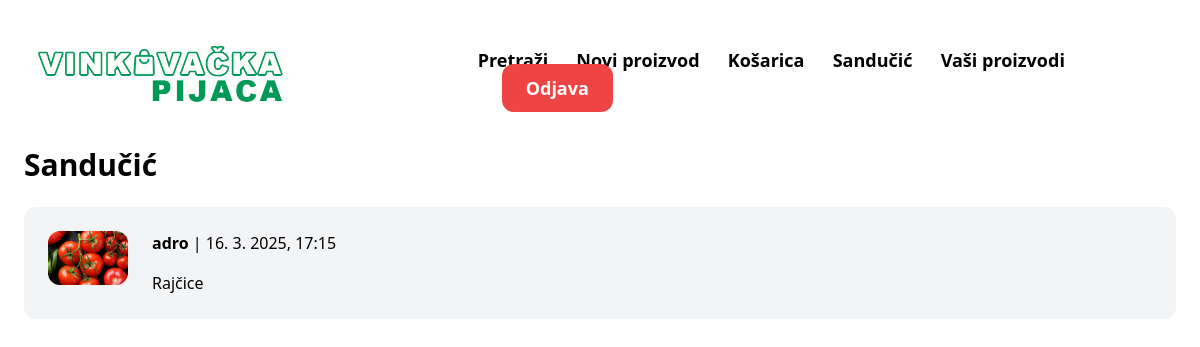
/inbox/ (signed in), run on the app's committed database.
### conversation/models.py (models this page shows)
class Conversation(models.Model):
    item = models.ForeignKey(Item, related_name='conversations', on_delete=models.CASCADE)
    members = models.ManyToManyField(User, related_name='conversations')
    created_at = models.DateTimeField(auto_now_add=True)
    modified_at = models.DateTimeField(auto_now=True)
    class Meta:
        ordering = ('-modified_at',)

### item/models.py (models this page shows, shortened)
class Item(models.Model):
    category = models.ForeignKey(Category, related_name='items', on_delete=models.CASCADE)
    title = models.CharField(max_length=255)
    description = models.TextField(blank=True, null=True)
    price = models.FloatField()
    image = models.ImageField(upload_to='item_images', blank=True, null=True)
    created_at = models.DateTimeField(auto_now_add=True)
    created_by = models.ForeignKey(User, related_name='items', on_delete=models.CASCADE)

### conversation/views.py (the view)
# urls.py: path('', views.inbox, name='inbox'),
@login_required
def inbox(request):
    conversations = Conversation.objects.filter(members__in=[request.user.id])
    context = {
        'conversations': conversations
    }
    return render(request, 'conversation/inbox.html', context)

### conversation/templates/conversation/inbox.html (shortened to what this page needs)
{% extends 'home/base.html' %}
{% block content %}
<h1 class="mb-6 text-3xl"><b>Sandučić</b></h1>
<div class="space-y-6">
    {% for conversation in conversations %}
        <a href="{% url 'conversation:detail' conversation.id %}">
            <div class="p-6 flex bg-gray-100 rounded-xl">
                <div class="pr-6">
                    <img src="{{ conversation.item.image.url }}" class="w-20 rounded-xl">
                </div>
                <div>
                    {% for member in conversation.members.all %}
                        {% if member != request.user %}
                            <p class="mb-4"><strong>{{ member.username }}</strong> | {{ conversation.modified_at|date:"j. n. Y, H:i" }}</p>
                            <p>{{ conversation.item.title }}</p>
                        {% endif %}
                    {% endfor %}
                </div>
            </div>
        </a>
    {% endfor %}
</div>
{% endblock %}

### data on the page
Conversation: item.image (picture), modified_at "16. 3. 2025, 17:15", item "Rajčice"

### other printed values
{{ member.username }} "adro"
